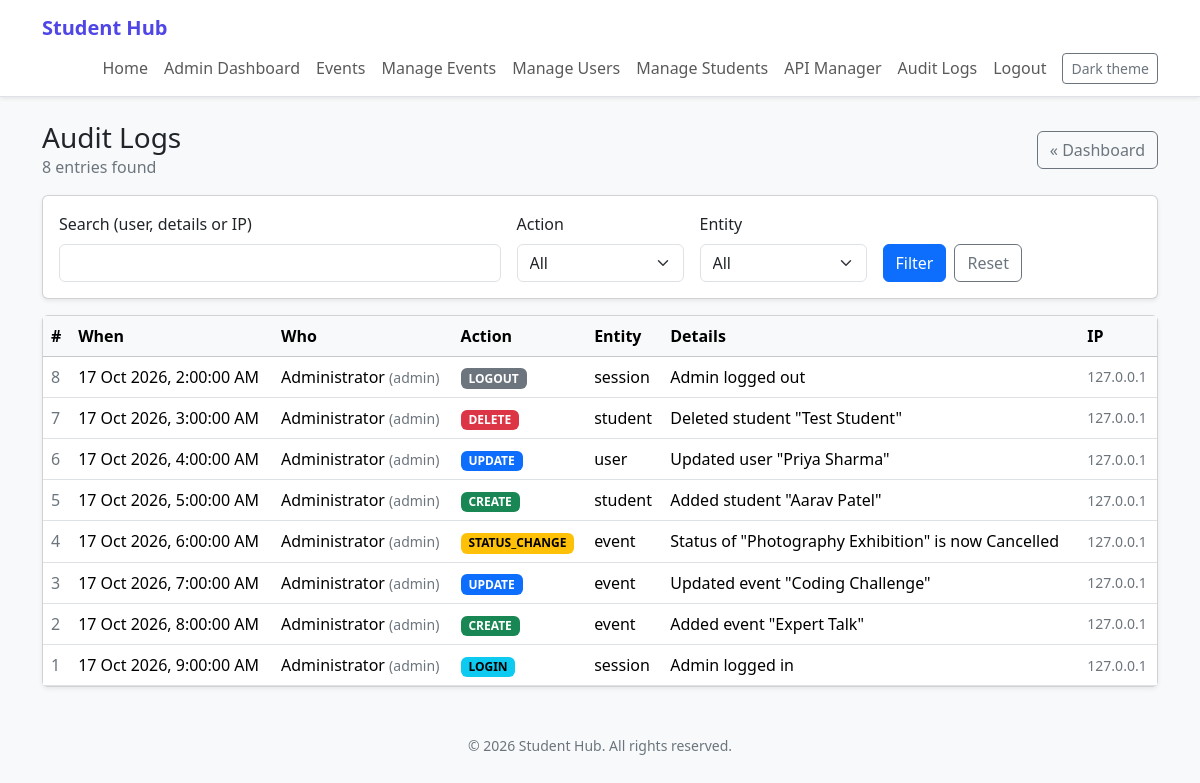
/admin/audit_logs.php (signed in), run on the app's committed database.
### tables this page shows
CREATE TABLE IF NOT EXISTS audit_logs (
    id         BIGINT UNSIGNED NOT NULL AUTO_INCREMENT,
    user_id    INT DEFAULT NULL,
    user_name  VARCHAR(100) NOT NULL DEFAULT 'System',
    user_role  VARCHAR(20)  DEFAULT NULL,
    action     VARCHAR(30)  NOT NULL,
    entity     VARCHAR(30)  NOT NULL,
    entity_id  INT DEFAULT NULL,
    details    VARCHAR(255) NOT NULL DEFAULT '',
    ip_address VARCHAR(45)  DEFAULT NULL,
    created_at TIMESTAMP NOT NULL DEFAULT CURRENT_TIMESTAMP,
    PRIMARY KEY (id),
    KEY idx_audit_time (created_at),
    KEY idx_audit_action (action),
    KEY idx_audit_entity (entity)
);

### students/_bootstrap.php (called while the page is built, shortened)
<?php
function e($value): string
{
    return htmlspecialchars((string) $value, ENT_QUOTES, 'UTF-8');
}

### admin/audit_logs.php (the view, shortened to what this page needs)
<?php
require_once __DIR__ . '/_bootstrap.php';
$q      = trim((string) ($_GET['q'] ?? ''));
$page   = max(1, (int) ($_GET['page'] ?? 1));
$w = [];
$where = []; $types = ''; $params = [];
$whereSql = $where ? 'WHERE ' . implode(' AND ', $where) : '';
$total = 0; $rows = []; $pages = 1;
try {
    $stmt = $conn->prepare("SELECT COUNT(*) AS total FROM audit_logs $whereSql");
    $stmt->execute();
    $total = (int) $stmt->get_result()->fetch_assoc()['total'];
    $limit  = AUDIT_PER_PAGE;
    $offset = ($page - 1) * AUDIT_PER_PAGE;
    $stmt = $conn->prepare(
        "SELECT id, user_name, user_role, action, entity, entity_id, details, ip_address, created_at
         FROM audit_logs $whereSql ORDER BY id DESC LIMIT ? OFFSET ?"
    );
    $bind = [...$params, $limit, $offset];
    $stmt->bind_param($types . 'ii', ...$bind);
    $stmt->execute();
    $rows = $stmt->get_result()->fetch_all(MYSQLI_ASSOC);
} catch (mysqli_sql_exception $ex) {
    error_log('Audit log view failed: ' . $ex->getMessage());
    $w['audit_logs'] = $ex->getMessage();
}
admin_header('Audit Logs', '../../');
?>
<div class="d-flex flex-wrap justify-content-between align-items-center gap-2 mb-3">
    <div>
        <h1 class="h3 mb-0">Audit Logs</h1>
        <div class="text-secondary"><?= $total ?> entr<?= $total === 1 ? 'y' : 'ies' ?> found</div>
    </div>
    <a class="btn btn-outline-secondary" href="../../pages/admin-dashboard.php">&laquo; Dashboard</a>
</div>
<form class="card card-body shadow-sm mb-3" method="get" action="audit_logs.php">
    <div class="row g-3 align-items-end">
        <div class="col-lg-5">
            <label class="form-label" for="q">Search (user, details or IP)</label>
            <input class="form-control" type="search" id="q" name="q" value="<?= e($q) ?>">
        </div>
        <div class="col-6 col-lg-2">
            <label class="form-label" for="action">Action</label>
            <select class="form-select" id="action" name="action">
                <option value="">All</option>
            </select>
        </div>
        <div class="col-6 col-lg-2">
            <label class="form-label" for="entity">Entity</label>
            <select class="form-select" id="entity" name="entity">
                <option value="">All</option>
            </select>
        </div>
        <div class="col-lg-3 d-flex gap-2">
            <button class="btn btn-primary" type="submit">Filter</button>
            <a class="btn btn-outline-secondary" href="audit_logs.php">Reset</a>
        </div>
    </div>
</form>
<div class="card shadow-sm">
    <div class="table-responsive">
        <table class="table table-hover align-middle mb-0">
            <thead class="table-light">
                <tr><th>#</th><th>When</th><th>Who</th><th>Action</th><th>Entity</th><th>Details</th><th>IP</th></tr>
            </thead>
            <tbody>
            <?php foreach ($rows as $r): ?>
                <tr>
                    <td class="text-secondary"><?= (int) $r['id'] ?></td>
                    <td class="text-nowrap"><?= e(date('d M Y, g:i:s A', strtotime($r['created_at']))) ?></td>
                    <td><?= e($r['user_name']) ?><?= $r['user_role'] ? ' <span class="text-secondary small">(' . e($r['user_role']) . ')</span>' : '' ?></td>
                    <td><?= action_badge($r['action']) ?></td>
                    <td><?= e($r['entity']) ?><?= $r['entity_id'] !== null ? ' #' . (int) $r['entity_id'] : '' ?></td>
                    <td><?= e($r['details']) ?></td>
                    <td class="small text-secondary"><?= e($r['ip_address'] ?? '') ?></td>
                </tr>
            <?php endforeach; ?>
            </tbody>
        </table>
    </div>
</div>
<?php admin_footer();

### admin/_bootstrap.php (shortened to what this page needs)
<?php
require_once __DIR__ . '/../students/_bootstrap.php';
require_once __DIR__ . '/../menu.php';
function admin_header(string $title, string $root): void
{
    ?>
<!DOCTYPE html>
<html lang="en">
<head>
<link href="https://cdn.jsdelivr.net/npm/bootstrap@5.3.3/dist/css/bootstrap.min.css" rel="stylesheet">
</head>
<body class="bg-body-tertiary">
<nav class="navbar navbar-expand flex-wrap bg-white border-bottom shadow-sm">
  <div class="container">
    <a class="navbar-brand brand" href="<?= e($root) ?>pages/index.html">Student Hub</a>
    <ul class="navbar-nav ms-auto flex-wrap align-items-center">
      <?= menu_render($root, 'bootstrap') ?>
      <li class="nav-item ms-lg-2"><button type="button" class="btn btn-sm btn-outline-secondary" id="adminThemeToggle" aria-label="Toggle dark theme">Dark theme</button></li>
    </ul>
  </div>
</nav>
<main class="container py-4">
<?php
}
function admin_footer(): void
{
    ?>
</main>
<footer class="text-center text-secondary small py-4">&copy; 2026 Student Hub. All rights reserved.</footer>
</body>
</html>
<?php
}
function action_badge(string $action): string
{
    $map = ['CREATE' => 'success', 'UPDATE' => 'primary', 'DELETE' => 'danger', 'STATUS_CHANGE' => 'warning',
            'LOGIN' => 'info', 'LOGOUT' => 'secondary', 'LOGIN_FAILED' => 'danger', 'REGISTER' => 'success'];
    return '<span class="badge text-bg-' . ($map[$action] ?? 'secondary') . '">' . e($action) . '</span>';
}

### menu.php (shortened to what this page needs)
<?php
function menu_for_role(?string $role): array
{
    $public = [
        ['Home',     'pages/index.html'],
        ['Events',   'pages/events.html'],
    ];
    $info = [
        ['FAQ',      'pages/faq.html'],
        ['About',    'pages/about.html'],
        ['Feedback', 'pages/feedback.html'],
        ['Contact',  'pages/contact.html'],
    ];
    if ($role === 'admin') {
        return [
            ['Home',             'pages/index.html'],
            ['Admin Dashboard',  'pages/admin-dashboard.php'],
            ['Events',           'pages/events.html'],
            ['Manage Events',    'php/events/index.php'],
            ['Manage Users',     'php/users/index.php'],
            ['Manage Students',  'php/students/index.php'],
            ['API Manager',      'pages/api-manager.php'],
            ['Audit Logs',       'php/admin/audit_logs.php'],
            ['Logout',           'php/logout.php'],
        ];
    }
    return array_merge($public, $info, [['Login', 'pages/login.html'], ['Register', 'pages/registration.html']]);
}
function menu_current_role(): ?string
{
    return isset($_SESSION['user_id'], $_SESSION['role']) ? (string) $_SESSION['role'] : null;
}
function menu_render(string $root, string $variant = 'site'): string
{
    $script = str_replace('\\', '/', (string) ($_SERVER['SCRIPT_NAME'] ?? ''));
    $html = '';
    foreach (menu_for_role(menu_current_role()) as [$label, $path]) {
        $active = $script !== '' && str_ends_with($script, '/' . $path);
        $href = htmlspecialchars($root . $path, ENT_QUOTES, 'UTF-8');
        $text = htmlspecialchars($label, ENT_QUOTES, 'UTF-8');
        if ($variant === 'bootstrap') {
            $html .= '<li class="nav-item"><a class="nav-link' . ($active ? ' active fw-semibold' : '') . '" href="' . $href . '"'
                   . ($active ? ' aria-current="page"' : '') . '>' . $text . '</a></li>' . "\n";
        } else {
            $html .= '<li><a href="' . $href . '"' . ($active ? ' aria-current="page"' : '') . '>' . $text . '</a></li>' . "\n";
        }
    }
    return $html;
}

### admin/_bootstrap.php (style rules this page uses)
.brand { color: #4f46e5 !important; font-weight: 700; }
body { transition: background-color .15s ease, color .15s ease; }

### data on the page
audit_logs: id "8", created_at "17 Oct 2026, 2:00:00 AM", user_name "Administrator", user_role "admin", action "LOGOUT", entity "session", details "Admin logged out", ip_address "127.0.0.1"
audit_logs: id "7", created_at "17 Oct 2026, 3:00:00 AM", user_name "Administrator", user_role "admin", action "DELETE", entity "student", details "Deleted student \"Test Student\"", ip_address "127.0.0.1"
audit_logs: id "6", created_at "17 Oct 2026, 4:00:00 AM", user_name "Administrator", user_role "admin", action "UPDATE", entity "user", details "Updated user \"Priya Sharma\"", ip_address "127.0.0.1"
audit_logs: id "5", created_at "17 Oct 2026, 5:00:00 AM", user_name "Administrator", user_role "admin", action "CREATE", entity "student", details "Added student \"Aarav Patel\"", ip_address "127.0.0.1"
audit_logs: id "4", created_at "17 Oct 2026, 6:00:00 AM", user_name "Administrator", user_role "admin", action "STATUS_CHANGE", entity "event", details "Status of \"Photography Exhibition\" is now Cancelled", ip_address "127.0.0.1"
audit_logs: id "3", created_at "17 Oct 2026, 7:00:00 AM", user_name "Administrator", user_role "admin", action "UPDATE", entity "event", details "Updated event \"Coding Challenge\"", ip_address "127.0.0.1"
audit_logs: id "2", created_at "17 Oct 2026, 8:00:00 AM", user_name "Administrator", user_role "admin", action "CREATE", entity "event", details "Added event \"Expert Talk\"", ip_address "127.0.0.1"
audit_logs: id "1", created_at "17 Oct 2026, 9:00:00 AM", user_name "Administrator", user_role "admin", action "LOGIN", entity "session", details "Admin logged in", ip_address "127.0.0.1"

### other printed values
$text "Home"
$text "Admin Dashboard"
$text "Events"
$text "Manage Events"
$text "Manage Users"
$text "Manage Students"
$text "API Manager"
$text "Audit Logs"
$text "Logout"
$total "8"
